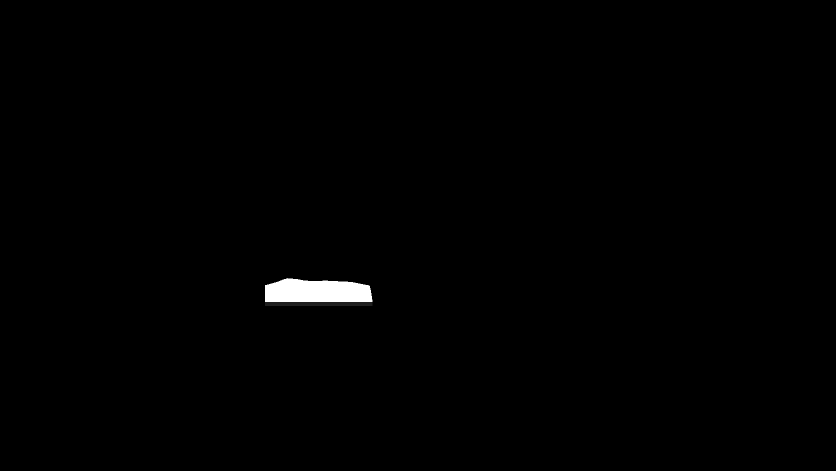
#> input picture experiments/hidden-object/HO-TP-01/art/mask_upper_seam_alpha_v002.png, 1672 x 941 px, given in place of mask_bread_support_v001.png, which was not available (shown at 1/2 size)
$ python refine_composite_masks_v002.py
#> lines starting #> are read from the running program, lines starting #| are printed output that depends on the picture; after the words box and inside, x2 and y2 are one past the last pixel; in counts of white or black regions, pixels touching at a corner belong together
from pathlib import Path
from PIL import Image
import numpy as np, cv2, json
P=Path(r"K:\Agents\R4D\Review\HO-TP-01\assets\v001")
from PIL import ImageDraw
S=(1672,941)
def poly_mask(polys,boxes=()):
 im=Image.new("L",S,0);d=ImageDraw.Draw(im)
 for p in polys:d.polygon(p,fill=255)
 for b in boxes:d.rectangle(b,fill=255)
 return np.array(im)>0
# Native-pixel hand traces of visible stationary linen/crumb surroundings.
linen_front=[(0,705),(176,705),(189,704),(199,708),(208,711),(219,717),(231,723),(242,719),(253,717),(264,721),(275,729),(286,733),(299,740),(312,743),(324,749),(336,751),(349,758),(361,763),(375,770),(386,777),(401,780),(407,793),(415,805),(410,941),(0,941)]
linen_back=[(500,480),(825,480),(825,625),(758,625),(749,596),(747,579),(742,573),(733,570),(719,567),(706,565),(692,564),(680,564),(670,563),(660,563),(650,564),(640,564),(630,563),(620,563),(609,562),(597,561),(586,559),(578,560),(567,562),(557,565),(547,567),(536,570),(524,573),(500,574)]
cord_right=[(740,565),(750,567),(759,579),(761,599),(770,636),(766,676),(754,676),(751,628),(745,602),(744,582)]
fragment=[(490,704),(494,696),(504,692),(507,687),(518,687),(526,684),(534,679),(542,678),(545,683),(544,693),(549,700),(542,708),(539,716),(545,722),(531,726),(518,727),(506,723),(496,721)]
block=[(486,620),(501,618),(548,624),(557,629),(557,641),(542,648),(483,639),(483,625)]
base_bread=np.array(Image.open(P/"mask_bread_support_v001.png"))>=128
#> base_bread: shape (941, 1672) bool; 0.55% white; 1 white region, box (x1, y1, x2, y2) and area: (530, 556, 745, 604) 8724
base_bowl=np.array(Image.open(P/"mask_bowl_support_v003.png"))>=128
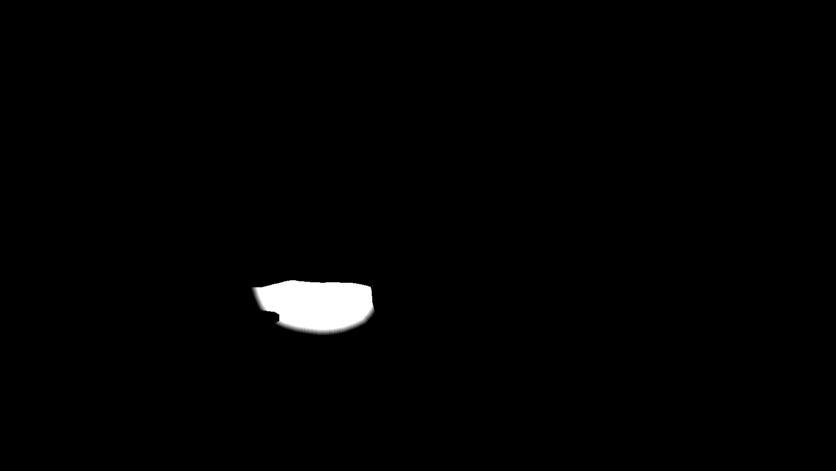
#> input picture experiments/hidden-object/HO-TP-01/art/mask_bowl_alpha_v004.png, 1672 x 941 px, given in place of mask_bowl_support_v003.png, which was not available (shown at 1/2 size)
#> base_bowl: shape (941, 1672) bool; 1.2% white; 1 white region, box (x1, y1, x2, y2) and area: (508, 561, 747, 665) 18961
settings={
"bread":{"base":base_bread,"protect":poly_mask([linen_front,fragment,block],[(420,713,440,728),(448,717,480,740),(335,741,414,754)]),"version":"v002"},
"bowl":{"base":base_bowl,"protect":poly_mask([linen_back,cord_right,block,linen_front,fragment]),"version":"v004"}
}
#> in poly_mask, `im = Image.new('L', S, 0)`: im: PIL image 1672x941 L; every value is 0
#> in poly_mask, `return np.array(im)>0`:
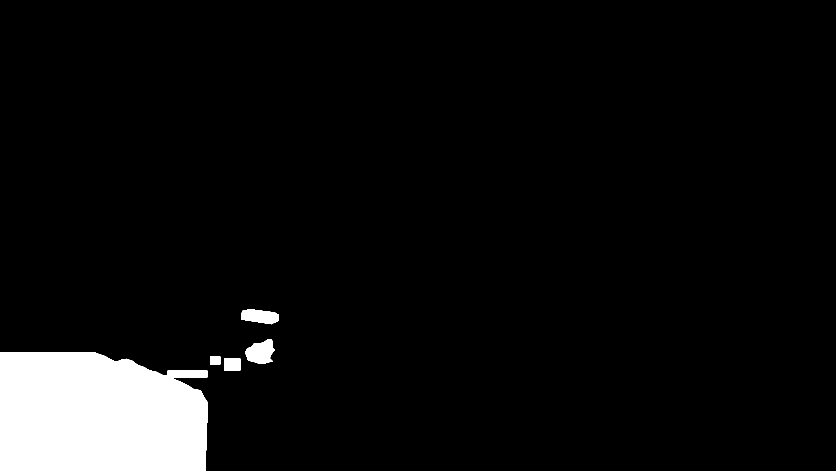
#> returned value: shape (941, 1672) bool (shown at 1/2 size); 6% white; 5 white regions, box (x1, y1, x2, y2) and area: (0, 704, 416, 941) 90336, (490, 678, 550, 728) 2010, (483, 618, 558, 649) 1686, (448, 717, 481, 741) 792, (420, 713, 441, 729) 336
#> call 2 of poly_mask, with boxes = ()
#> the loop in poly_mask (call 2), `for p in polys:d.polygon(p,fill=255)` made 5 passes
#> in poly_mask (call 2), `return np.array(im)>0`:
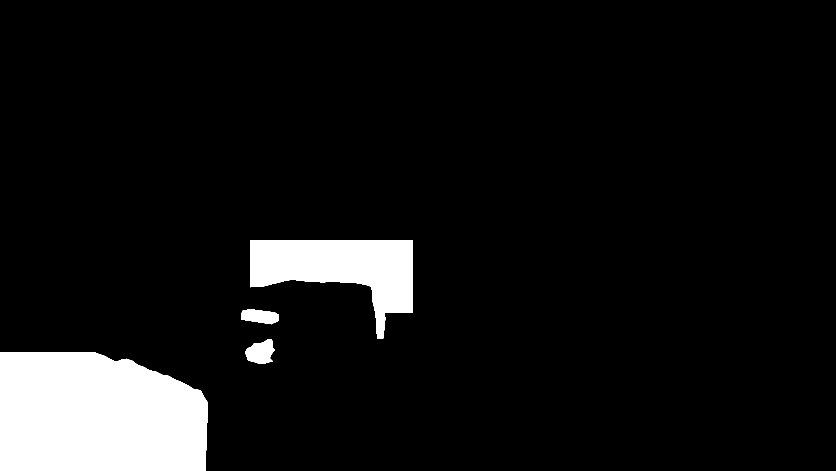
#> returned value: shape (941, 1672) bool (shown at 1/2 size); 8.1% white; 4 white regions, box (x1, y1, x2, y2) and area: (0, 704, 416, 941) 89236, (500, 480, 826, 677) 33756, (490, 678, 550, 728) 2010, (483, 618, 558, 649) 1686
stats={}
for n,c in settings.items():
 base=c["base"].astype(np.uint8)
 protect=c["protect"]
 # Extension includes immediate contact shadows and provides a wood-only blending band.
 core=cv2.dilate(base,cv2.getStructuringElement(cv2.MORPH_ELLIPSE,(9,9)))>0
 core[protect]=False
 distance=cv2.distanceTransform((~core).astype(np.uint8),cv2.DIST_L2,3)
 alpha=np.clip(1-distance/12.0,0,1)*255
 alpha[core]=255
 alpha[protect]=0
 # Preserve a 2px guard around stationary pixels; do not blur artistic texture.
 guard=cv2.distanceTransform((~protect).astype(np.uint8),cv2.DIST_L2,3)
 alpha*=np.minimum(guard/2.0,1.0)
 alpha[protect]=0
 alpha=np.rint(alpha).astype(np.uint8)
 alpha[alpha<2]=0
 im=Image.fromarray(alpha)
 path=P/f"mask_{n}_alpha_{c['version']}.png"
 prot=P/f"protected_{n}_{c['version']}.png"
#> (the run stopped early here; a loop or call above may not have finished)
